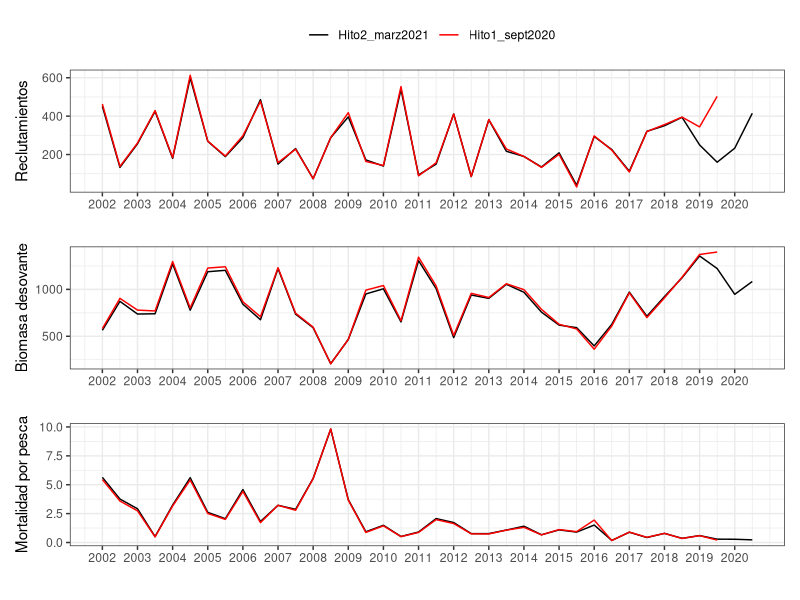

The R source for this figure:
## ---- chunk 1
library(knitr) # para generar reporte Rmarkdown
library(stringr)
library(reshape) 
library(dplyr) 
library(ggplot2)
library(ggthemes) # para ggplot
library(patchwork) # para unir gráficos de ggplot
library(strucchange) # libreria utilizada para análisis de quiebres


## ---- chunk 2

years<-seq(2002.0,2020.5,0.5)

Hito2_marz2021<-c(451,133,256,425,180,599,269,189,288,486,150,231,74,288,396,172,140,539,94,150,411,85,381,217,190,135,209,40,294,226,113,321,350,394,250,160,233,415)
Hito1_sept2020<-c(463,138,260,429,184,613,270,192,298,477,158,228,74,288,418,164,143,554,89,157,411,86,382,229,190,133,201,31,297,223,109,320,356,395,344,503,NA,NA)

Hito2_BDmarz2021<-c(564,872,737,740,1272,778,1188,1203,842,676,1222,736,591,208,466,951,1006,653,1306,1008,486,940,904,1054,969,757,619,592,397,627,971,714,923,1123,1356,1222,947,1084)
Hito1_BDsept2020<-c(582,904,779,770,1297,802,1227,1241,868,708,1231,746,597,207,466,992,1041,666,1343,1037,508,958,913,1060,997,787,628,578,362,609,963,699,909,1129,1372,1398,NA,NA)

Hito2_Fmarz2021<-c(5.64,3.76,2.92,0.51,3.24,5.61,2.61,2.06,4.58,1.82,3.22,2.87,5.55,9.80,3.71,0.93,1.49,0.52,0.91,2.07,1.73,0.77,0.77,1.08,1.41,0.67,1.09,0.90,1.51,0.18,0.89,0.43,0.79,0.36,0.60,0.29,0.28,0.23)

Hito1_Fsept2020<-c(5.45,3.59,2.74,0.49,3.16,5.41,2.51,2.00,4.42,1.72,3.22,2.79,5.53,9.84,3.67,0.87,1.44,0.51,0.87,1.98,1.64,0.75,0.74,1.07,1.31,0.66,1.12,0.94,1.94,0.17,0.90,0.45,0.79,0.35,0.59,0.21,NA,NA)


dataReclutas <- data.frame(years,Hito2_marz2021,Hito1_sept2020) %>% mutate(type=c("Reclutamientos")) %>% melt(id.var=c("years","type"))

dataBD <- data.frame(years,Hito2_BDmarz2021,Hito1_BDsept2020) %>% mutate(type=c("BD")) %>% melt(id.var=c("years","type"))

dataFt <- data.frame(years,Hito2_Fmarz2021,Hito1_Fsept2020) %>% mutate(type=c("Ft")) %>% melt(id.var=c("years","type"))


Rt<-ggplot(dataReclutas)+
  geom_line(aes(x = years, y = value, colour=variable)) +
  scale_color_manual(values=c('black',"red")) +
  labs(x = '', y = 'Reclutamientos',fill="",color="") +
  scale_x_continuous(breaks = seq(from = 2002.0, to = 2020.5, by = 1)) +
  theme_bw(base_size=11) + 
  theme(plot.title = element_text(hjust = 0.5),legend.position="top")


BD<-ggplot(dataBD)+
  geom_line(aes(x = years, y = value, colour=variable)) +
  scale_color_manual(values=c('black',"red")) +
  labs(x = '', y = 'Biomasa desovante',fill="",color="") +
  scale_x_continuous(breaks = seq(from = 2002.0, to = 2020.5, by = 1)) +
  theme_bw(base_size=11) + 
  theme(plot.title = element_text(hjust = 0.5),legend.position="none")


Ft<-ggplot(dataFt)+
  geom_line(aes(x = years, y = value, colour=variable)) +
  scale_color_manual(values=c('black',"red")) +
  labs(x = '', y = 'Mortalidad por pesca',fill="",color="") +
  scale_x_continuous(breaks = seq(from = 2002.0, to = 2020.5, by = 1)) +
  theme_bw(base_size=11) + 
  theme(plot.title = element_text(hjust = 0.5),legend.position="none")



Rt / BD / Ft
